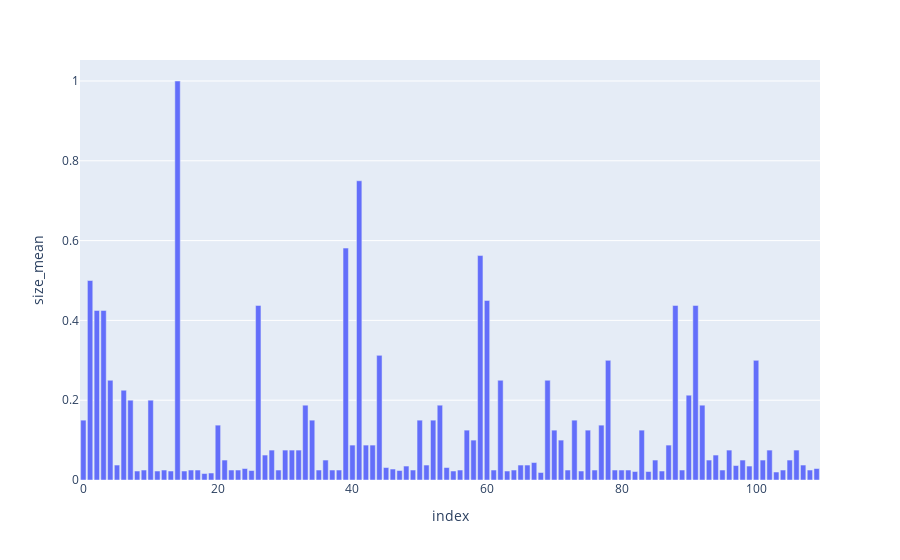

Notebook code for this chart:
### Markdown cell above
## Preparando modelo

### Code cell
import plotly.express as px

fig = px.bar(df, x=df.index, y='size_mean')
fig.show()

### Figure 1 — Plotly figure (JSON) as saved in the notebook; plotly's stock layout.template omitted (floating-point values rounded to 4 significant figures)
{"data": [{"alignmentgroup": "True", "hovertemplate": "index=%{x}<br>size_mean=%{y}<extra></extra>", "legendgroup": "", "marker": {"color": "#636efa", "pattern": {"shape": ""}}, "name": "", "offsetgroup": "", "orientation": "v", "showlegend": false, "textposition": "auto", "type": "bar", "x": [0, 1, 2, 3, 4, 5, 6, 7, 8, 9, 10, 11, 12, 13, 14, 15, 16, 17, 18, 19, 20, 21, 22, 23, 24, 25, 26, 27, 28, 29, 30, 31, 32, 33, 34, 35, 36, 37, 38, 39, 40, 41, 42, 43, 44, 45, 46, 47, 48, 49, 50, 51, 52, 53, 54, 55, 56, 57, 58, 59, 60, 61, 62, 63, 64, 65, 66, 67, 68, 69, 70, 71, 72, 73, 74, 75, 76, 77, 78, 79, 80, 81, 82, 83, 84, 85, 86, 87, 88, 89, 90, 91, 92, 93, 94, 95, 96, 97, 98, 99, 100, 101, 102, 103, 104, 105, 106, 107, 108, 109], "xaxis": "x", "y": [0.15, 0.5, 0.425, 0.425, 0.25, 0.0375, 0.225, 0.2, 0.0225, 0.025, 0.2, 0.0225, 0.025, 0.0225, 1, 0.0225, 0.025, 0.025, 0.01625, 0.0175, 0.1375, 0.05, 0.025, 0.025, 0.02875, 0.02375, 0.4375, 0.0625, 0.075, 0.025, 0.075, 0.075, 0.075, 0.1875, 0.15, 0.025, 0.05, 0.025, 0.025, 0.5813, 0.0875, 0.75, 0.0875, 0.0875, 0.3125, 0.03125, 0.0275, 0.02375, 0.035, 0.025, 0.15, 0.0375, 0.15, 0.1875, 0.03125, 0.0225, 0.025, 0.125, 0.1, 0.5625, 0.45, 0.025, 0.25, 0.0225, 0.025, 0.0375, 0.0375, 0.04375, 0.01875, 0.25, 0.125, 0.1, 0.025, 0.15, 0.0225, 0.125, 0.025, 0.1375, 0.3, 0.025, 0.025, 0.025, 0.02125, 0.125, 0.02125, 0.05, 0.0225, 0.0875, 0.4375, 0.025, 0.2125, 0.4375, 0.1875, 0.05, 0.0625, 0.025, 0.075, 0.03625, 0.05, 0.035, 0.3, 0.05, 0.075, 0.02, 0.025, 0.05, 0.075, 0.0375, 0.025, 0.02875], "yaxis": "y"}], "layout": {"barmode": "relative", "legend": {"tracegroupgap": 0}, "margin": {"t": 60}, "xaxis": {"anchor": "y", "domain": [0, 1], "title": {"text": "index"}}, "yaxis": {"anchor": "x", "domain": [0, 1], "title": {"text": "size_mean"}}}}
